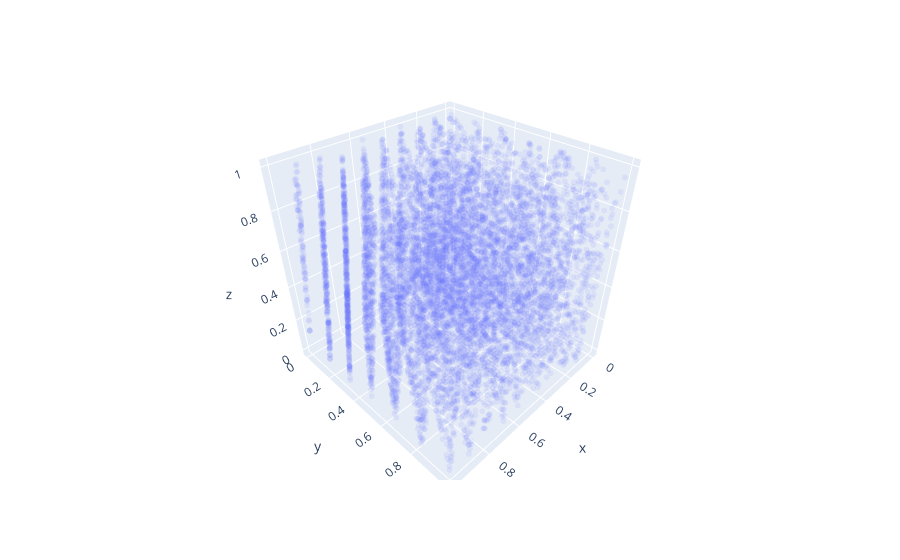

The notebook cell this image was saved under:
### Markdown cell above
### Problem 3

Provide a statistical test to show that `rng_bad` has problems but `rng_good` does not.

### Code cell
#Определение функции  rng
def rng(m=2**32, a=1103515245, c=12345):
    rng.current = (a * rng.current + c) % m
    return rng.current / m

#Установка начального значения для rng
rng.current = 1

#Определение функции rng_bad
def rng_bad(m=2**31, a=65539, c=0):
    rng_bad.current = (a * rng_bad.current + c) % m
    return rng_bad.current / m

rng_bad.current = 1

#Генерируем случайные числа
random = [rng_bad() for _ in range(30000)]
random_good = [rng() for _ in range(30000)]

import plotly.express as px

#Создание 3D scatter-графика
fig = px.scatter_3d(x=random[::3], y=random[1::3], z=random[2::3], opacity=0.1) #для наглядности используем только каждое третье значение, чтобы график не был перегружен точками
fig.update_traces(marker_size = 2)
fig.show()

### Figure 1 — Plotly figure (JSON) as saved in the notebook; plotly's stock layout.template omitted (floating-point values rounded to 4 significant figures; data arrays with more than 128 entries replaced by an {"elided": "..."} marker saying what was removed)
{"data": [{"hovertemplate": "x=%{x}<br>y=%{y}<br>z=%{z}<extra></extra>", "legendgroup": "", "marker": {"color": "#636efa", "opacity": 0.1, "size": 2, "symbol": "circle"}, "mode": "markers", "name": "", "scene": "scene", "showlegend": false, "type": "scatter3d", "x": {"elided": "10000 float values"}, "y": {"elided": "10000 float values"}, "z": {"elided": "10000 float values"}}], "layout": {"legend": {"tracegroupgap": 0}, "margin": {"t": 60}, "scene": {"domain": {"x": [0, 1], "y": [0, 1]}, "xaxis": {"title": {"text": "x"}}, "yaxis": {"title": {"text": "y"}}, "zaxis": {"title": {"text": "z"}}}}}
